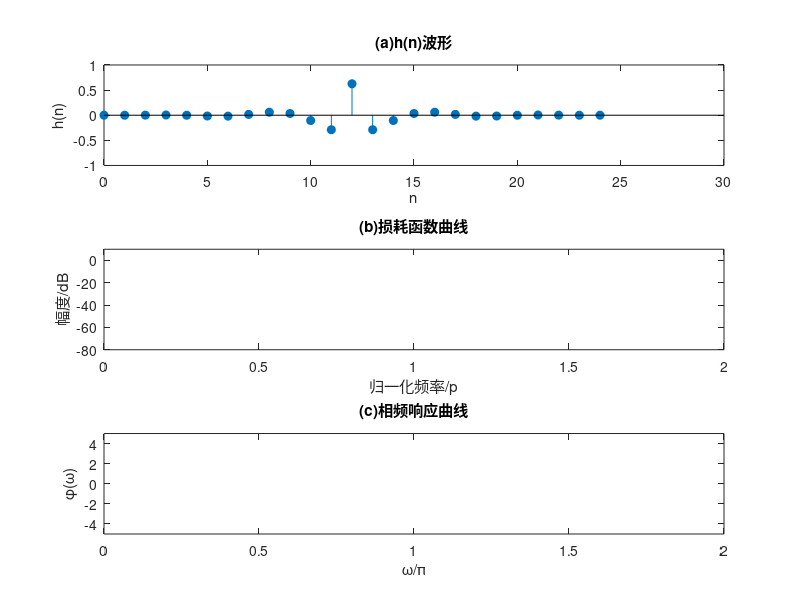

MATLAB code for this plot:
%% 用窗函数法设计线性相位高通FIRDF，要求通带截止频率wp = pi/2，阻带截止频率ws = pi/4，通带最大衰减ap=1dB，阻带最小衰减as=40dB。
%% as = 40dB，可选用汉宁窗。过渡带宽度 DB = wp - ws = pi/4，汉宁窗的精确过渡带宽度 DB_ = 6.2pi/N。所以 6.2pi/N <= pi/4, N >= 24.8。

clear global;
close all;
wp = pi/2;
ws = pi/4;
DB = wp-ws;

N0 = ceil(6.2*pi/DB); %向上取整。
N = N0 + mod(N0+1, 2); %对于第一类相伴特性的FIRDF，高通滤波器N只能为奇数。
wc = (wp+ws)/2/pi;
hn = fir1(N-1, wc, 'high', hanning(N));

n = 0:N-1;

subplot(3,1,1);
stem(n, hn, 'filled');
axis([0,30,-1,1]);  %画针状图
title('(a)h(n)波形');xlabel('n');ylabel('h(n)');


[H,w1]=freqz(hn,1, 'whole'); % 'whole' 将区间设置为0-2pi, 否则是 0-pi。
% plot(w1/pi,20*log10(abs(H))); 
subplot(3,1,2);
plot(w1/pi,20*log10(abs(H))); %创建 Y 中数据对 X 中对应值的二维线图
axis([0,2,-80,10]); 
title('(b)损耗函数曲线');
xlabel('归一化频率/p') ;
ylabel('幅度/dB') ;

subplot(3,1,3);
plot(w1/pi,angle(H)); %创建 Y 中数据对 X 中对应值的二维线图
axis([0,2,-5,5]); 
title('(c)相频响应曲线');
xlabel('\omega/\pi') ;
ylabel('\phi(\omega)') ;

